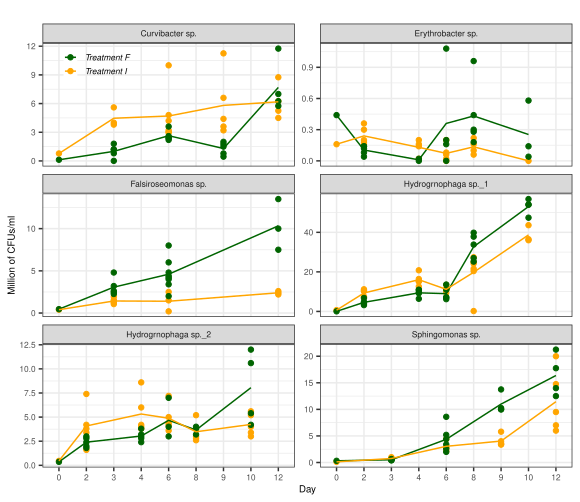

This figure's R source:
#### Figure 1: Bacteria and algal growth curve #####
library(readxl)
library(ggplot2)
library(cowplot)
library(ggpubr)

Count=read_excel("IsolateCountResult.xlsx")
Count$Day=as.factor(Count$Day)
Count$Density=as.numeric(Count$Density)

ggplot(data = Count, aes(x = Day, y = Density/1000,col=Treatments)) +
  geom_point() +  stat_summary(aes(group=Treatments),fun.y=mean, geom="line")+
  ylab("Million of CFUs/ml")+xlab("Day")+ theme_bw()+
  ggtitle("") +
  theme(legend.title = element_blank(),
        legend.key.size = unit(3.5, "mm"),
        legend.background = element_blank(),
        legend.position = c(0.1, 0.95),
        plot.title = element_text(size=7),
        text = element_text(size=7),
        legend.text = element_text(face = "italic"))+
facet_wrap(~ BacteriaID, scales = "free_y",ncol = 2, strip.position = "top")+
  scale_color_manual(values=c("darkgreen", "orange")) 

Single_M=ggplot(data = TM, aes(x = Day, y = Density,col=Bacteria)) +
  geom_point() +  
  stat_summary(aes(group=Bacteria),fun.y=mean, geom="line")+
  ylab("Million of CFUs/ml")+xlab("Day")+
  geom_vline(xintercept=12,linetype=3,color="blue")+
  annotate(geom = "text", x = 11, y = 11.7, 
           label = "RNA-seq", color = "blue",
           angle = 90, cex=2)+ 
  scale_color_manual(values=c("black", "pink")) + theme_bw()+
  ggtitle("(c) Treatment F: Single") +
  theme(plot.title = element_text(size=8))+
  theme(text = element_text(size=8),
        legend.position = "none") +ylim(0,13)

Mix_H=ggplot(data = Mix_TH, aes(x = Day, y = Density,col=Bacteria)) +
  geom_point() +  
  stat_summary(aes(group=Bacteria),fun.y=mean, geom="line")+
  ylab("Million of CFUs/ml")+xlab("Day")+
  scale_color_manual(values=c("black", "pink")) + theme_bw()+
  ggtitle("(b) Treatment I: Mixed") +
  theme(plot.title = element_text(size=8))+
  theme(text = element_text(size=8),
        legend.position = "none") +ylim(0,13)

Mix_M=ggplot(data = Mix_TM, aes(x = Day, y = Density,col=Bacteria)) +
  geom_point() +  
  stat_summary(aes(group=Bacteria),  fun.y=mean, geom="line")+ 
  ylab("Million of CFUs/ml")+xlab("Day")+
  scale_color_manual(values=c("black", "pink")) + theme_bw()+
  ggtitle("(d) Treatment F: Mixed") +
  theme(plot.title = element_text(size=8))+
  theme(text = element_text(size=8),
        legend.position = "none") +ylim(0,13)


#####Plot algal growth####
library(gdata)
library(reshape2)
Chla = list.files(pattern="^D\\d+\\.xls$") 
Bacteria=read_excel("PlateArrangment_Run2.xlsx")

CoDataChla=list()
for (i in 1:length(Chla)){
  rrrawD = lapply(Chla[i], read_excel) ###Just make a list of the plate with different time
  rrawD =as.data.frame(rrrawD)[71,3:50]
  r=as.matrix(rrawD)
  rawD=as.numeric(r) ##Converting data... from dataframe to matrix to numeric...
  Day = sapply(strsplit(Chla[i], ".x"), "[", 1)
  DayRep=rep(Day,length(rawD))
  DayNumeric=as.numeric(rep(sapply(strsplit(Day, "D", fixed = TRUE), "[", 2),length(rawD)))
  x=which(colnames(Bacteria)==Day)
  D=data.frame(Bacteria[,x],rawD,DayNumeric,DayRep)
  colnames(D)=c("Bacteria","Chla","Day_N","Day")
  D=D[D$Bacteria!="Empty",]
  CoDataChla[[i]]=D
  
}
CoMassiveDataChla=melt(CoDataChla,id=1:4)
write.csv(CoMassiveDataChla,"CoMassiveData_Chla.csv")

Algae=ggplot(data = CoMassiveDataChla, aes(x = Day_N, y = Chla, col=Bacteria)) +
  geom_point() +  
  stat_summary(aes(group=Bacteria),  fun.y=mean, geom="line")+ 
  ylab("RFU of chlorophyll-a")+xlab("Day")+
  scale_color_manual(values=c("black", "green","brown","pink")) + theme_bw()+
  ggtitle("(e) C. sorokiniana growth") +
  theme(legend.title = element_blank(),
        legend.key.size = unit(3, "mm"),
        legend.background = element_blank(),
        legend.position = c(0.25, 0.8),
        plot.title = element_text(size=8),
        text = element_text(size=8),
        legend.text = element_text(face = "italic"))+
  geom_vline(xintercept=12,linetype=3,color="blue")+
  annotate(geom = "text", x = 11, y = 1400, 
           label = "RNA-seq", color = "blue",
           angle = 90, cex=2)

empty_plot = ggdraw() + theme_void()
ggarrange(Single_H, Mix_H,empty_plot,Single_M,Mix_M,Algae,ncol=3, nrow=2)
